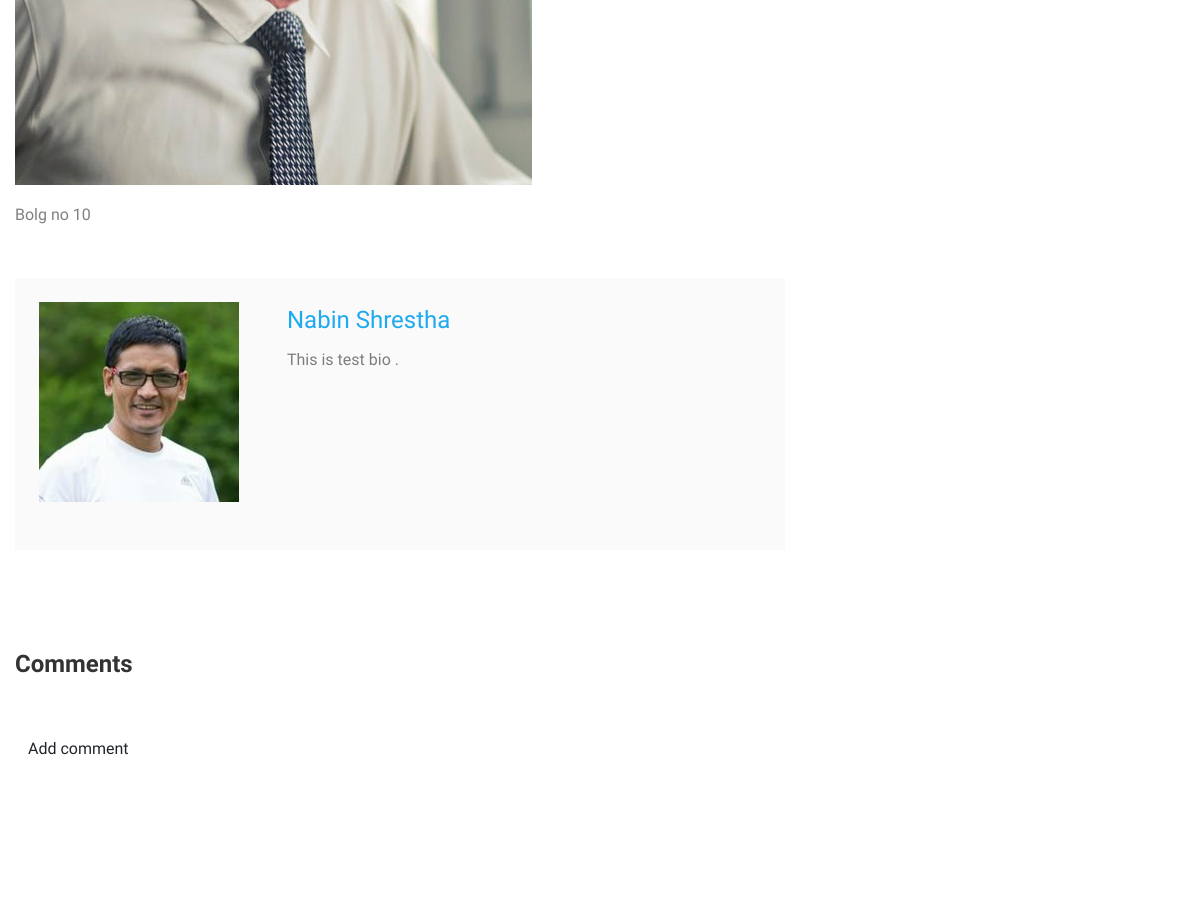
/post/16/ (middle part), run on an earlier commit of the app's database.
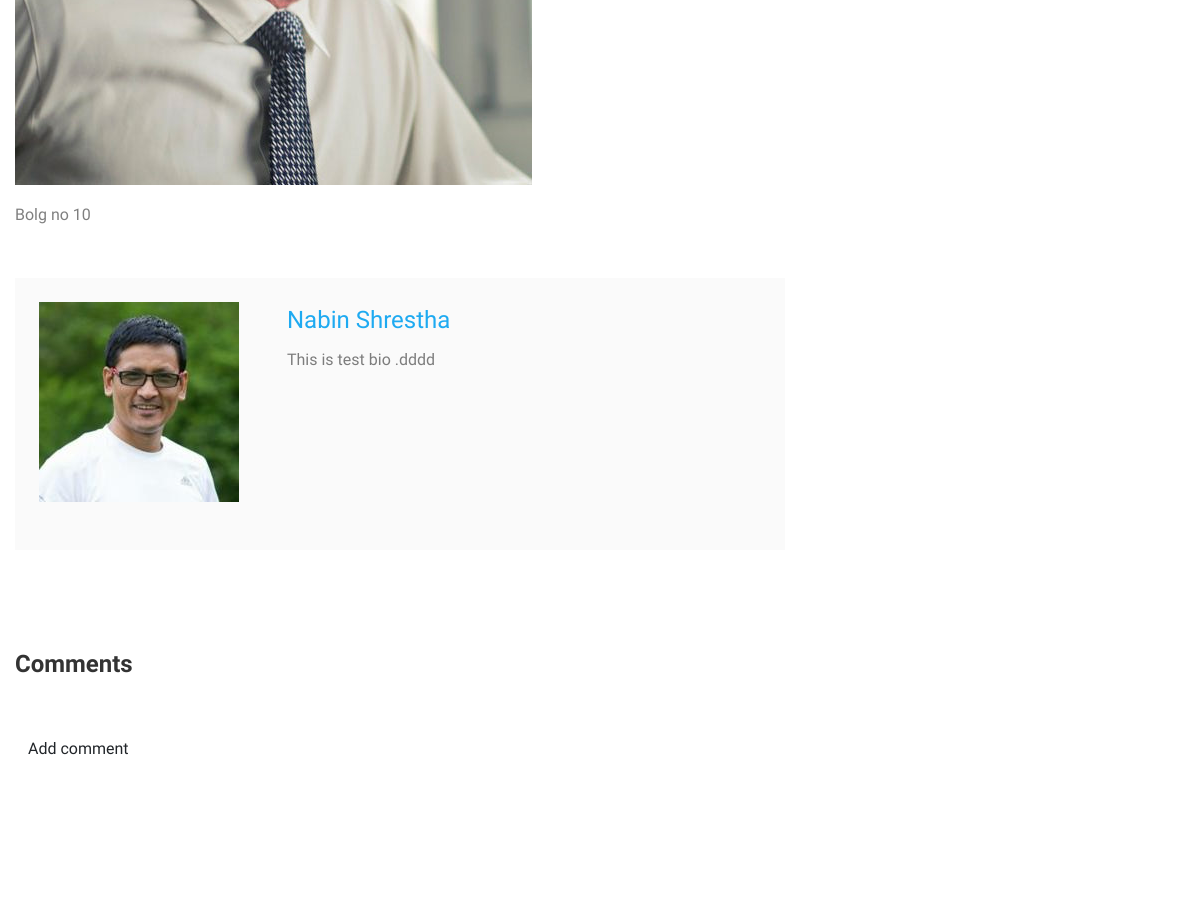
And on a later commit of the database.
### blogs/models.py (models this page shows, shortened)
class Post(models.Model):
    title = models.CharField(max_length=100)
    overview = models.TextField()
    content = models.TextField()
    date_posted =models.DateTimeField(auto_now_add=True)
    author = models.ForeignKey(User, on_delete=models.CASCADE )
    view_count = models.IntegerField(default=0)
    thumbnail = models.ImageField()
    def get_absolute_url(self):
        return reverse('post-detail', kwargs={'pk': self.pk})

### users/models.py (models this page shows, shortened)
class Profile(models.Model):
    user = models.OneToOneField(User, on_delete=models.CASCADE)
    image = models.ImageField(default='default.jpg', upload_to='profile_pics')
    title = models.CharField( max_length=30, blank=True)
    bio = models.TextField(max_length=500, blank=True)
    location = models.CharField(max_length=30, blank=True)
    birth_date = models.DateField(null=True, blank=True, help_text='YYYY-MM-DD')
    user_staff = models.BooleanField(default=False)
    user_admin = models.BooleanField(default=False)
    teacher = models.BooleanField(default=False)
    facebook = models.CharField( max_length=300, blank=True,default='#')
    google = models.CharField( max_length=300, blank=True,default='#')
    tweeter = models.CharField( max_length=300, blank=True,default='#')

### blogs/views.py (the view)
# urls.py: path('post/<int:pk>/', PostDetailView.as_view(), name='post-detail'),
class PostDetailView(DetailView):
    model = Post
    template_name = 'blog/blog-single.html'

### newsletters/custom_context_processor.py (called while the page is built)
def  blog_post_latest(request):
    blog_latest = Post.objects.all().order_by('-date_posted')[0:3]
    return {'blog_latest_footer':blog_latest}

### templates/blog/blog-single.html (shortened to what this page needs)
{% extends 'base.html' %}
{% load static %}
{% block content %}
		<section class="ftco-section">
			<div class="container">
				<div class="row">
          <div class="col-lg-8 ftco-animate">
            <p>
              <img src="{{ post.thumbnail.url }}" alt="" class="img-fluid">
            </p>
            <p>{{ object.content | safe }}</p>
            <div class="about-author d-flex p-4 bg-light">
              <div class="bio mr-5">
                <img src="{{object.author.profile.image.url}}" alt="Image placeholder" class="img-fluid mb-4">
              </div>
              <div class="desc">
                <h3><a href="{% url 'user-posts' object.author.username %}">{{object.author.first_name }} {{object.author.last_name }}</a></h3>
                <p>{{object.author.profile.bio}}</p>
              </div>
            </div>
            <div class="pt-5 mt-5">
              <h3 class="mb-5 h4 font-weight-bold">{{post.comments.count }} Comments</h3>
              <a class="btn btn-default" href="{{ post.get_absolute_url }}">Add comment</a>
          </div>
          </div>
          <div class="col-lg-4 sidebar ftco-animate">
          </div>
        </div>
			</div>
		</section>
{% endblock content %}

What changed in the data, as far as the page shows it:
changed through a linked row, Post "Bolg no 10": author.profile.bio "This is test bio ." → "This is test bio .dddd"
